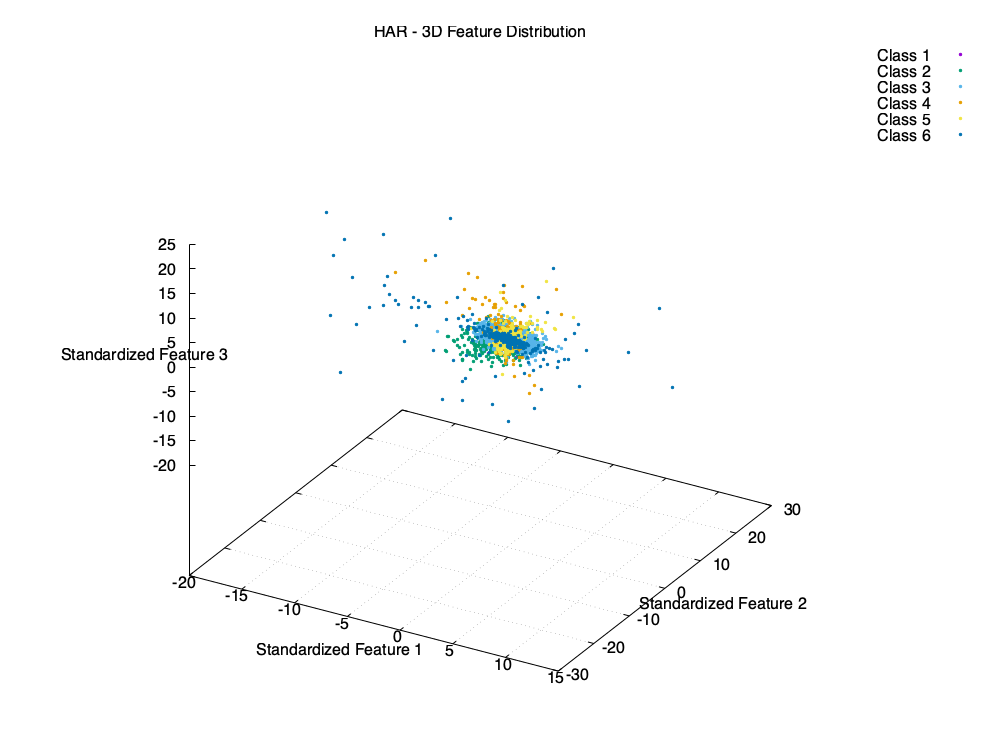

Write the gnuplot code that produced this figure.
set terminal pngcairo size 1000,750
set output 'Question3_HAR_3D.png'
set title 'HAR - 3D Feature Distribution'
set xlabel 'Standardized Feature 1'
set ylabel 'Standardized Feature 2'
set zlabel 'Standardized Feature 3'
set grid
set key outside right
set datafile separator ','
set datafile columnheaders
set view 60,30
set lmargin 12
set zlabel offset 2,0
splot 'har_visualization.csv' using 1:2:(column(562)==1?column(3):1/0) with points pointtype 7 pointsize 0.4 title 'Class 1', \
'har_visualization.csv' using 1:2:(column(562)==2?column(3):1/0) with points pointtype 7 pointsize 0.4 title 'Class 2', \
'har_visualization.csv' using 1:2:(column(562)==3?column(3):1/0) with points pointtype 7 pointsize 0.4 title 'Class 3', \
'har_visualization.csv' using 1:2:(column(562)==4?column(3):1/0) with points pointtype 7 pointsize 0.4 title 'Class 4', \
'har_visualization.csv' using 1:2:(column(562)==5?column(3):1/0) with points pointtype 7 pointsize 0.4 title 'Class 5', \
'har_visualization.csv' using 1:2:(column(562)==6?column(3):1/0) with points pointtype 7 pointsize 0.4 title 'Class 6'
